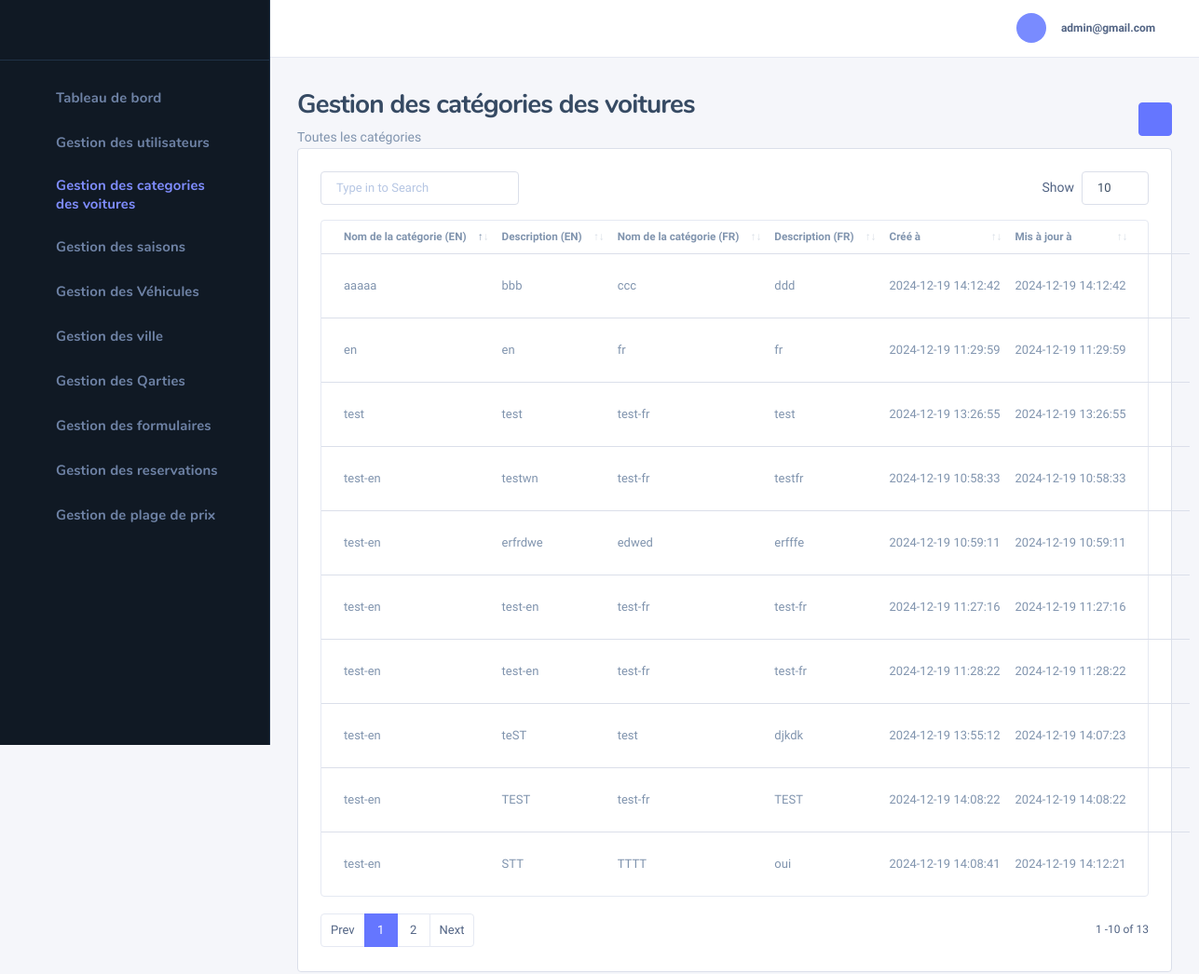
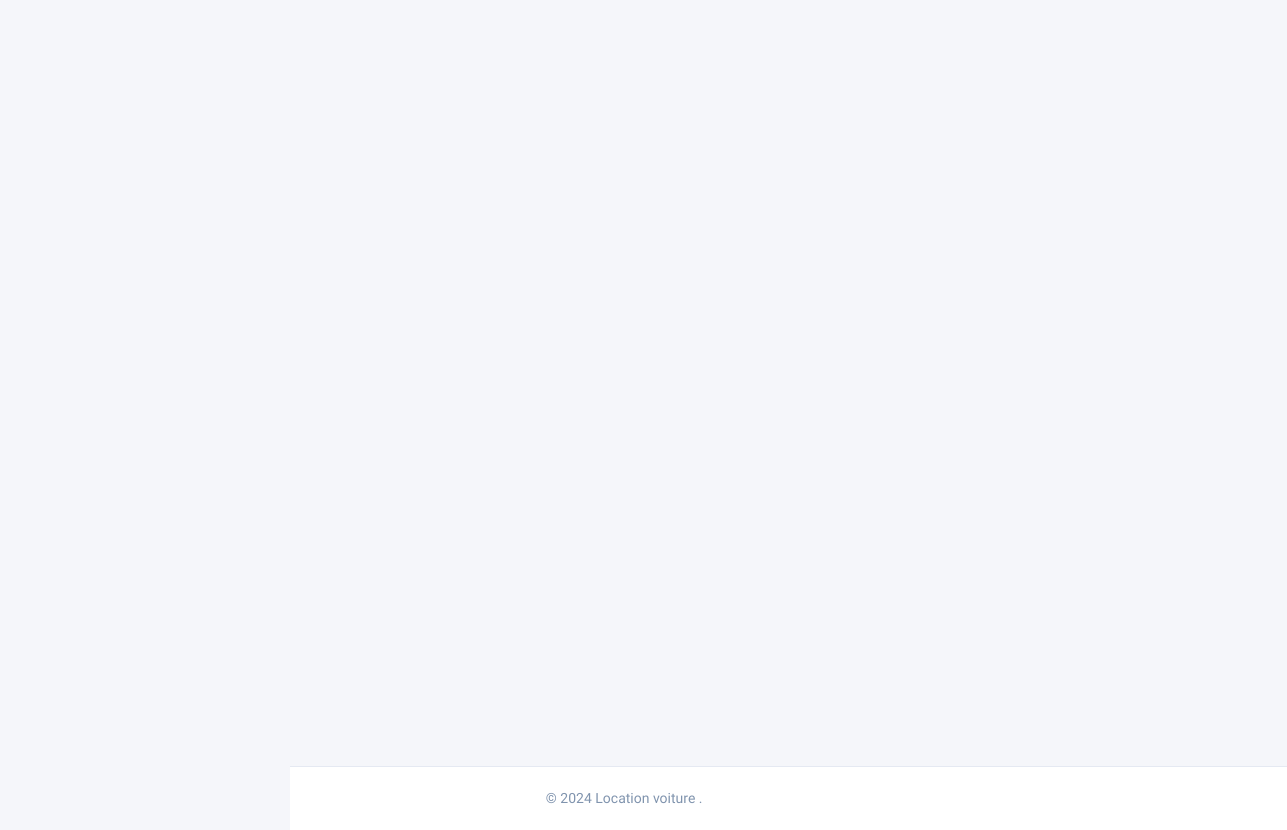
Screenshot of /gestion-categories-voitures.php (signed in) with the database file from the repository (2 pictures, top to bottom).
### tables this page shows
CREATE TABLE `app_categories_voiture` (
  `id` int NOT NULL,
  `name_en` varchar(255) NOT NULL,
  `description_en` text,
  `name_fr` varchar(255) DEFAULT NULL,
  `description_fr` text,
  `created_at` timestamp NULL DEFAULT CURRENT_TIMESTAMP,
  `updated_at` timestamp NULL DEFAULT CURRENT_TIMESTAMP ON UPDATE CURRENT_TIMESTAMP
);

### gestion-categories-voitures.php (the view, shortened to what this page needs)
<?php
include 'db.php';
?>
<!DOCTYPE html>
<html lang="fr" class="js">
<head>
    <link rel="stylesheet" href="src/assets/css/dashlite.css">
    <link id="skin-default" rel="stylesheet" href="src/assets/css/theme.css">
</head>
<body class="nk-body bg-lighter npc-general has-sidebar">
    <?php include 'sidebare.php'; ?>
    <div class="nk-wrap">
        <?php include 'head.php'; ?>
        <div class="nk-content">
            <div class="container-fluid">
                <div class="nk-content-inner">
                    <div class="nk-content-body">
                        <div class="nk-block-between">
                            <div class="nk-block-head-content">
                                <h3 class="nk-block-title page-title">Gestion des catégories des voitures</h3>
                                <div class="nk-block-des text-soft">
                                    <p>Toutes les catégories</p>
                                </div>
                            </div>
                            <div class="nk-block-head-content">
                                <div class="toggle-wrap nk-block-tools-toggle">
                                    <div class="toggle-expand-content" data-content="pageMenu">
                                        <ul class="nk-block-tools g-3">
                                            <div class="dropdown">
                                                <a href="#" class="dropdown-toggle btn btn-icon btn-primary" data-bs-toggle="modal" data-bs-target="#addCategoryModal" title="Ajouter">
                                                    <em class="icon ni ni-plus"></em>
                                                </a>
                                            </div>
                                        </ul>
                                    </div>
                                </div>
                            </div>
                        </div>
                        <div class="card card-bordered card-preview">
                            <div class="card-inner">
                                <div class="nk-block">
                                    <table class="datatable-init nowrap nk-tb-list nk-tb-ulist" data-auto-responsive="false" id="categoryTable">
                                        <thead>
                                            <tr class="nk-tb-item nk-tb-head">
                                                <th class="nk-tb-col">Nom de la catégorie (EN)</th>
                                                <th class="nk-tb-col">Description (EN)</th>
                                                <th class="nk-tb-col">Nom de la catégorie (FR)</th>
                                                <th class="nk-tb-col">Description (FR)</th>
                                                <th class="nk-tb-col">Créé à</th>
                                                <th class="nk-tb-col">Mis à jour à</th>
                                                <th class="nk-tb-col nk-tb-col-tools text-end"></th>
                                            </tr>
                                        </thead>
                                        <tbody>
                                            <?php
                                    $result = $conn->query("SELECT * FROM app_categories_voiture");
                                    if ($result->num_rows > 0) {
                                        while ($row = $result->fetch_assoc()) {
                                              echo "<tr class='nk-tb-item'>
                                                    <td class='nk-tb-col'>{$row['name_en']}</td>
                                                    <td class='nk-tb-col'>{$row['description_en']}</td>
                                                    <td class='nk-tb-col'>{$row['name_fr']}</td>
                                                    <td class='nk-tb-col'>{$row['description_fr']}</td>
                                                    <td class='nk-tb-col'>{$row['created_at']}</td>
                                                    <td class='nk-tb-col'>{$row['updated_at']}</td>
                                                    <td class='nk-tb-col nk-tb-col-tools'>
                                                        <ul class='nk-tb-actions gx-2'>
                                                            <li>
                                                                <a href='#' class='btn btn-trigger btn-icon btn-edit'
                                                                data-id='" . $row['id'] . "'
                                                                data-name-en='" . htmlspecialchars($row['name_en'], ENT_QUOTES) . "'
                                                                data-description-en='" . htmlspecialchars($row['description_en'], ENT_QUOTES) . "'
                                                                data-name-fr='" . htmlspecialchars($row['name_fr'], ENT_QUOTES) . "'
                                                                data-description-fr='" . htmlspecialchars($row['description_fr'], ENT_QUOTES) . "'
                                                                data-bs-toggle='modal' data-bs-target='#editCategoryModal'>
                                                                <em class='icon ni ni-edit'></em>
                                                                </a>
                                                            </li>
                                                            <li>
                                                            <a class='btn btn-trigger btn-icon btn-trash' href='?action=delete&id=" . $row['id'] . "' onclick='return confirm(\"Confirmer la suppression ?\")'>
                                                                <em class='icon ni ni-trash'></em>
                                                            </a>
                                                            </li>
                                                        </ul>
                                                    </td>
                                                </tr>";
                                                }
                                            } else {
                                                echo "<tr class='nk-tb-item'><td colspan='7'>Aucune catégorie trouvée</td></tr>";
                                            }
                                            ?>
                                        </tbody>
                                    </table>
                                </div>
                            </div>
                        </div>
                    </div>
                </div>
            </div>
        </div>
        <?php include 'footer.php'; ?>
    </div>
</body>
</html>

### rows the page displays
app_categories_voiture: name_en "test-en", description_en "testwn", name_fr "test-fr", description_fr "testfr", created_at "2024-12-19 10:58:33", updated_at "2024-12-19 10:58:33"
app_categories_voiture: name_en "test-en", description_en "erfrdwe", name_fr "edwed", description_fr "erfffe", created_at "2024-12-19 10:59:11", updated_at "2024-12-19 10:59:11"
app_categories_voiture: name_en "test-en", description_en "test-en", name_fr "test-fr", description_fr "test-fr", created_at "2024-12-19 11:27:16", updated_at "2024-12-19 11:27:16"
app_categories_voiture: name_en "test-en", description_en "test-en", name_fr "test-fr", description_fr "test-fr", created_at "2024-12-19 11:28:22", updated_at "2024-12-19 11:28:22"
app_categories_voiture: name_en "en", description_en "en", name_fr "fr", description_fr "fr", created_at "2024-12-19 11:29:59", updated_at "2024-12-19 11:29:59"
app_categories_voiture: name_en "test", description_en "test", name_fr "test-fr", description_fr "test", created_at "2024-12-19 13:26:55", updated_at "2024-12-19 13:26:55"
app_categories_voiture: name_en "test-en", description_en "teST", name_fr "test", description_fr "djkdk", created_at "2024-12-19 13:55:12", updated_at "2024-12-19 14:07:23"
app_categories_voiture: name_en "test-en", description_en "TEST", name_fr "test-fr", description_fr "TEST", created_at "2024-12-19 14:08:22", updated_at "2024-12-19 14:08:22"
app_categories_voiture: name_en "test-en", description_en "STT", name_fr "TTTT", description_fr "oui", created_at "2024-12-19 14:08:41", updated_at "2024-12-19 14:12:21"
app_categories_voiture: name_en "aaaaa", description_en "bbb", name_fr "ccc", description_fr "ddd", created_at "2024-12-19 14:12:42", updated_at "2024-12-19 14:12:42"

### other values shown
$email "admin@gmail.com"
